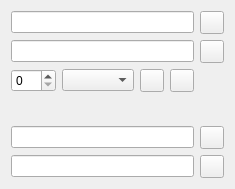
<?xml version="1.0" encoding="UTF-8"?>
<ui version="4.0">
 <class>UTimeEditWidget</class>
 <widget class="QWidget" name="UTimeEditWidget">
  <property name="geometry">
   <rect>
    <x>0</x>
    <y>0</y>
    <width>235</width>
    <height>189</height>
   </rect>
  </property>
  <property name="windowTitle">
   <string>Unix Time Edit</string>
  </property>
  <layout class="QGridLayout" name="gridLayout">
   <item row="0" column="0" colspan="4">
    <widget class="QLineEdit" name="src_timestamp_edit"/>
   </item>
   <item row="2" column="0">
    <widget class="QSpinBox" name="delta_edit"/>
   </item>
   <item row="4" column="0" colspan="4">
    <widget class="QLineEdit" name="result_timestamp_edit">
     <property name="readOnly">
      <bool>true</bool>
     </property>
    </widget>
   </item>
   <item row="2" column="2">
    <widget class="QToolButton" name="add_button">
     <property name="icon">
      <iconset resource="icons/icons.qrc">
       <normaloff>:/icons/plus.svg</normaloff>:/icons/plus.svg</iconset>
     </property>
    </widget>
   </item>
   <item row="3" column="1">
    <spacer name="verticalSpacer">
     <property name="orientation">
      <enum>Qt::Vertical</enum>
     </property>
     <property name="sizeHint" stdset="0">
      <size>
       <width>20</width>
       <height>20</height>
      </size>
     </property>
    </spacer>
   </item>
   <item row="4" column="4">
    <widget class="QToolButton" name="copy_timestamp_button">
     <property name="icon">
      <iconset resource="icons/icons.qrc">
       <normaloff>:/icons/copy.svg</normaloff>:/icons/copy.svg</iconset>
     </property>
    </widget>
   </item>
   <item row="2" column="1">
    <widget class="QComboBox" name="unit_combo_box"/>
   </item>
   <item row="5" column="0" colspan="4">
    <widget class="QLineEdit" name="result_datetime_edit">
     <property name="readOnly">
      <bool>true</bool>
     </property>
    </widget>
   </item>
   <item row="2" column="3">
    <widget class="QToolButton" name="sub_button">
     <property name="icon">
      <iconset resource="icons/icons.qrc">
       <normaloff>:/icons/minus.svg</normaloff>:/icons/minus.svg</iconset>
     </property>
    </widget>
   </item>
   <item row="0" column="4">
    <widget class="QToolButton" name="now_button">
     <property name="icon">
      <iconset resource="icons/icons.qrc">
       <normaloff>:/icons/time.svg</normaloff>:/icons/time.svg</iconset>
     </property>
    </widget>
   </item>
   <item row="1" column="0" colspan="4">
    <widget class="QLineEdit" name="src_datetime_edit">
     <property name="readOnly">
      <bool>true</bool>
     </property>
    </widget>
   </item>
   <item row="1" column="4">
    <widget class="QToolButton" name="src_is_utc_button">
     <property name="icon">
      <iconset resource="icons/icons.qrc">
       <normaloff>:/icons/globe.svg</normaloff>:/icons/globe.svg</iconset>
     </property>
     <property name="checkable">
      <bool>true</bool>
     </property>
    </widget>
   </item>
   <item row="5" column="4">
    <widget class="QToolButton" name="res_is_utc_button">
     <property name="icon">
      <iconset resource="icons/icons.qrc">
       <normaloff>:/icons/globe.svg</normaloff>:/icons/globe.svg</iconset>
     </property>
     <property name="checkable">
      <bool>true</bool>
     </property>
    </widget>
   </item>
  </layout>
 </widget>
 <resources>
  <include location="icons/icons.qrc"/>
 </resources>
 <connections/>
</ui>
